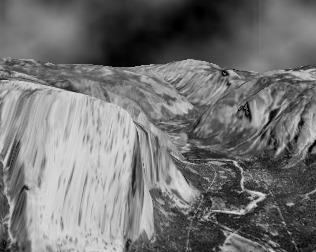
#> input picture Dense_Optical_Flow_Farneback/input/yosemite/yos02.tif, 316 x 252 px; the run also reads 1 picture not shown here
$ jupyter execute Dense_Optical_Flow_Farneback.ipynb
#> lines starting #> are read from the running program, lines starting #| are printed output that depends on the picture
### Dense_Optical_Flow_Farneback/my_utils.py
import numpy as np
import matplotlib.pyplot as plt


# [10 lines left out: function flow_to_color, not called in this run]


def visualize_polynomial_expansion(image, A, B, C, out_path=None):
    """Visualize polynomial expansion A, B and C associate to `image`.

    Args:
        image: (height, width, 3)
        A: (height, width, 2, 2)
        B: (height, width, 2)
        C: (height, width)
    """

    # Calculate eigenvalues for each 2x2 matrix in A
    eigenvalues = np.linalg.eigvals(A)
    # Sum of eigenvalues magnitude as a visualization metric
    eigen_A = np.sum(np.abs(eigenvalues), axis=-1)

    # B[..., 0] contains x components, B[..., 1] contains y components
    height, width, *_ = B.shape
    # Subsample the array by a factor of 25%
    subsample_ratio = 0.25
    subsampled_height = int(height * subsample_ratio)
    subsampled_width = int(width * subsample_ratio)
    subsampled_B = B[::4, ::4]  # Subsample 25% in both dimensions

    fig, ax = plt.subplots(nrows=2, ncols=2, figsize=(8, 8))
    fig.suptitle("Visualization of polynomial expansion")

    ax[0, 0].set_title("Image")
    ax[0, 0].imshow(image, aspect="equal")
    ax[0, 0].set_axis_off()

    ax[0, 1].set_title("Quadratic: A")
    ax[0, 1].imshow(eigen_A, cmap="hot", aspect="equal")
    ax[0, 1].set_axis_off()

    ax[1, 0].set_title("Linear: B")
    ax[1, 0].quiver(
        np.linspace(0, width, subsampled_width),
        np.linspace(height, 0, subsampled_height),
        subsampled_B[..., 0],
        subsampled_B[..., 1],
        angles="xy",
        scale_units="xy",
        scale=1,
    )
    ax[1, 0].set_xlim([0, width])  # Explicitly set x limits
    ax[1, 0].set_ylim([0, height])  # Explicitly set y limits
    ax[1, 0].set_aspect(
        "equal", adjustable="box"
    )  # Set aspect ratio for the quiver subplot
    ax[1, 0].set_axis_off()

    ax[1, 1].set_title("Constant: C")
    ax[1, 1].imshow(C, cmap="gray", aspect="equal")
    ax[1, 1].set_axis_off()

    fig.tight_layout()

    if out_path is not None:
        fig.savefig(out_path)
    else:
        plt.show()

### Dense_Optical_Flow_Farneback/Dense_Optical_Flow_Farneback.ipynb
# Dense Optical Flow with Gunnar Farnebäck's Algorithm

Dense optical flow identifies the movement of each pixel across a series of images. In
this notebook, I'll build Farnebäck's algorithm from the ground up.

**RULES:** As usual, **`OpenCV`** is banned in this repository.

**References:**

-   [1]
    [Polynomial Expansion for Orientation and Motion Estimation](https://www.ida.liu.se/ext/WITAS-ev/Computer_Vision_Technologies/PaperInfo/farneback02.html)

-   [2]
    [Two-Frame Motion Estimation Based on Polynomial Expansion](https://link.springer.com/chapter/10.1007/3-540-45103-X_50)

-   [3]
    [Optical Flow - Michael Black - MLSS 2013 Tübingen](https://www.youtube.com/watch?v=tIwpDuqJqcE)

-   [4]
    [ericPrince's Pure python implementation of Gunnar Farneback's optical flow algorithm](https://github.com/ericPrince/optical-flow)

**Important Note:** Although [2] is the most widely cited paper on Farnebäck's
algorithm, a thorough comprehension of the algorithm requires reading Gunnar Farnebäck's
complete thesis [1].

[cell 1]
import numpy as np
from scipy.ndimage import correlate1d
from functools import partial
import skimage
import my_utils

# np.set_printoptions(threshold=np.inf)

## Motivation

In the world of computer vision, tracking the displacement of pixels across consecutive
frames is usually based on two assumptions:

1. **Brightness Constancy:** It states that the brightness of a pixel remains constant
   between consecutive images, despite its movement to a new position. This idea is
   captured by the equation:

    $$
    I(x + u, y + v, t + 1) = I(x, y, t)
    $$

    Here, $u$ and $v$ represent the horizontal and vertical shifts in the pixel's
    position, illustrating that the pixel's intensity doesn't change as it moves.

2. **Spatial Smoothness:** It is based on the idea that neighboring pixels usually move
   in a similar fashion because they are likely part of the same surface. Surfaces tend
   to be smooth, implying that adjacent pixels will have comparable motion. This concept
   is summarized as follows:

    $$
    u_p = u_n \quad \text{and} \quad v_p = v_n, \quad \forall n \in G(p)
    $$

    It means that the movement of a pixel $p$ in both horizontal ($u$) and vertical
    ($v$) directions is similar to that of its neighboring pixel $n$, suggesting that
    optical flow changes smoothly across the image.

**Objective Function:**

Derived from these assumptions, we can define the objective functions as follow:

-   **Brightness Constancy:**

    $$
    E_D(u, v) = \sum (I(x + u, y + v, t + 1) - I(x, y, t))^2
    $$

    This equation emphasizes that deviations from brightness constancy are minimized,
    assuming the presence of Gaussian noise.

-   **Spatial Smoothness:**

    $$
    E_s(u, v) = \sum(u_p - u_n)^2 + \sum(v_p - v_n)^2, \quad \forall n \in G(p)
    $$

    This formula encourages smoothness by penalizing variations in the motion between a
    pixel and its neighbors.

**Solving the Equations**

The principle of brightness constancy implies that a pixel's intensity does not change
over time as it moves. This is mathematically represented as:

$$
I(x, y, t) = I(x + \Delta x, y + \Delta y, t + \Delta t)
$$

For slight movements ($\Delta x$, $\Delta y$, $\Delta t$), we can use the first-order
Taylor series expansion for image intensity $I$:

$$
I(x + \Delta x, y + \Delta y, t + \Delta t) \approx I(x, y, t) + \frac{\partial I}{\partial x} \Delta x + \frac{\partial I}{\partial y} \Delta y + \frac{\partial I}{\partial t} \Delta t
$$

By applying the brightness constancy condition and simplifying, we eliminate the term
$I(x, y, t)$ on both sides:

$$
I_x \Delta x + I_y \Delta y + I_t \Delta t = 0
$$

Dividing through by $\Delta t$ (assuming it is not zero) and using
$\Delta x / \Delta t = u$ and $\Delta y / \Delta t = v$ for velocity components, we
arrive at the optical flow constraint equation:

$$
I_x u + I_y v + I_t = 0
$$

## Polynomial Expansion for Orientation and Motion Estimation

Polynomial expansion fits polynomials to local pixel neighborhoods to approximate image
motion and structure as detailed in [1]. It uses quadratic, linear, and constant terms
(A, B, C) to describe local image structure and motion:

-   **Quadratic Term (A):** Represents the curvature of the image intensity surface,
    indicating the geometric structure like edges or flat areas. High values signal
    significant curvature or rapid intensity changes.

-   **Linear Term (B):** Represents the gradient at each pixel, showing the direction
    and magnitude of the most substantial intensity change, crucial for identifying
    motion direction and feature orientation.

-   **Constant Term (C):** Represents the average intensity in a pixel's neighborhood,
    indicating the area's overall brightness or darkness without detailing structure or
    motion.

### Signal, Certainty, and Applicability

The signal $f$ and its local approximation $\hat{f}$, a finite-dimensional vector in
$C^n$, reflect the signal within a specific neighborhood, represented as an $n \times 1$
column vector.

**Certainty** is the confidence in signal values, indicated by non-negative real
numbers. The field of certainty is $c$, with $\hat{c}$ as the $n \times 1$ vector for
local certainty levels.

**Applicability** defines the relevance of basis functions within the neighborhood,
expressed as non-negative values in an $n \times 1$ vector, $a$. Unlike certainty,
applicability focuses on the significance of each point, with non-zero values indicating
relevance. While intuitively applicability might range between $[0, 1]$, no such
restriction is necessary, as the scale of these values doesn't impact their relevance.

For generating applicability and certainty specifics, see Section 3.10, Section 4.2 and
Section 4.3 of [1]. The functions `generate_applicability` and `generate_certainty`
detail their implementation.

[cell 2]
def generate_applicability(sigma):
    """Calculate 1D Gaussian applicability kernel."""
    n = int(4 * sigma + 1)  # Capture significant parts of the Gaussian distribution
    x = np.arange(-n, n + 1)
    applicability = np.exp(-(x**2) / (2 * sigma**2))
    return x, applicability


def generate_certainty(height, width, denominator=5):
    """should it be gaussion or linear"""
    kernel = np.minimum(
        1,
        1 / denominator * np.minimum(np.arange(height)[:, None], np.arange(width)),
    )
    kernel = np.minimum(
        kernel,
        1
        / denominator
        * np.minimum(
            height - 1 - np.arange(height)[:, None],
            width - 1 - np.arange(width),
        ),
    )
    return kernel

### Separable Correlation

Separable correlation is a technique that enhances computational efficiency in signal
processing and image analysis by simplifying correlation operations, especially with
large filters. It involves decomposing a two-dimensional kernel into two orthogonal
one-dimensional kernels, allowing two-dimensional correlation to be performed as two
separate one-dimensional processes: first across rows, then down columns, or vice versa.

Mathematically, if a two-dimensional kernel $H$ can be expressed as the outer product of
two one-dimensional vectors $u$ and $v$:

$$
H = u \otimes v
$$

then the kernel is separable. For an input signal or image $I$, the two-dimensional
correlation with a separable kernel $H$ occurs in two phases:

1. **Horizontal Pass:** Apply one-dimensional kernel $u$ across each row of $I$.
2. **Vertical Pass:** Apply one-dimensional kernel $v$ down each column of the
   horizontal pass result.

### Defining `poly_exp`

To construct the polynomial expansion function `poly_exp`, we follow the guidelines of
Chapter 4 in [1]. The process is divided into four main parts:

-   **Initialization and Applicability Generation:** Detailed on Section 4.3, this step
    involves setting up the initial conditions and generating the applicability matrix
    based on $\sigma$.

-   **Calculation of Polynomial Coefficients `b`:** As described in Section 4.3, this
    involves calculating the polynomial expansion coefficients for horizontal
    (x-direction) and vertical (y-direction) correlations separately. This step also
    includes multiplying the certainty map with the image signal to prioritize signal
    values based on their certainty.

-   **Cross-Correlation and Polynomial Parameters Calculation:** Utilizes matrices `G`
    and `v` to solve for `r` using Equation (4.9), where $r = G^{-1}v$. Here, `r`
    represents the parameters of the second-order polynomial modeling the signal `f`.

-   **Final Polynomial Terms Extraction:** Based on Equation (4.3), the quadratic (`A`),
    linear (`B`), and constant (`C`) terms of the polynomial are derived, respectively.

Finally, the dimensions of the coefficients and residual error calculation are
summarized as follows:

-   Coefficient `b`: (n, n, 6)
-   Parameters `r`: (f, f, 6)
-   Signal `f`: (f, f)
-   Residual error $e$ is calculated as $\|b \cdot r - f\|_W$, as shown in equation
    3.19.

[cell 3]
def poly_exp(f, certainty, sigma):
    # Initialization and Applicability Generation
    height, width = f.shape
    x, applicability = generate_applicability(sigma)

    # Calculation of Polynomial Coefficients `b`
    bx = np.stack(
        [
            np.ones(applicability.shape),
            x,
            np.ones(applicability.shape),
            x**2,
            np.ones(applicability.shape),
            x,
        ],
        axis=-1,
    )  # (n, 6)
    by = np.stack(
        [
            np.ones(applicability.shape),
            np.ones(applicability.shape),
            x,
            np.ones(applicability.shape),
            x**2,
            x,
        ],
        axis=-1,
    )  # (n, 6)

    # Pre-calculate product of certainty and signal
    cf = certainty * f

    # Cross-Correlation and Polynomial Parameters Calculation
    G = np.empty(list(f.shape) + [bx.shape[-1]] * 2)  # (height, width, 6, 6)
    v = np.empty(list(f.shape) + [bx.shape[-1]])  # (height, width, 6)

    # Apply separable cross-correlations
    # Pre-calculate quantities.
    ab = np.einsum("i,ij->ij", applicability, bx)
    abb = np.einsum("ij,ik->ijk", ab, bx)
    # Calculate G and v for each pixel with cross-correlation
    for i in range(bx.shape[-1]):
        for j in range(bx.shape[-1]):
            G[..., i, j] = correlate1d(
                certainty, abb[..., i, j], axis=0, mode="constant", cval=0
            )

        v[..., i] = correlate1d(cf, ab[..., i], axis=0, mode="constant", cval=0)

    # Pre-calculate quantities.
    ab = np.einsum("i,ij->ij", applicability, by)
    abb = np.einsum("ij,ik->ijk", ab, by)
    # Calculate G and v for each pixel with cross-correlation
    for i in range(bx.shape[-1]):
        for j in range(bx.shape[-1]):
            G[..., i, j] = correlate1d(
                G[..., i, j], abb[..., i, j], axis=1, mode="constant", cval=0
            )

        v[..., i] = correlate1d(v[..., i], ab[..., i], axis=1, mode="constant", cval=0)

    # Solve r for each pixel
    r = np.linalg.solve(G, v)

    # Final Polynomial Terms Extraction
    # Quadratic term
    A = np.empty(list(f.shape) + [2, 2])
    A[..., 0, 0] = r[..., 3]
    A[..., 0, 1] = r[..., 5] / 2
    A[..., 1, 0] = A[..., 0, 1]
    A[..., 1, 1] = r[..., 4]

    # Linear term
    B = np.empty(list(f.shape) + [2])
    B[..., 0] = r[..., 1]
    B[..., 1] = r[..., 2]

    # constant term
    C = r[..., 0]

    return A, B, C

After defining the polynomial expansion function `poly_exp`, we can visualize the terms
`A`, `B`, and `C` as follows. The quadratic term `A` captures the even part of the
signal, while the linear term `B` encapsulates the odd part. Meanwhile, `C` reflects
variations in the local differential convolution level.

[cell 4]
import cv2

img = cv2.imread("input/yosemite/yos02.tif")
#> img is the input picture: shape (252, 316, 3); min 0, max 220, mean 115.3
gray = cv2.cvtColor(img, cv2.COLOR_BGR2GRAY)
print("img:", img.shape, img.dtype, img.min(), img.max())
#| img: (252, 316, 3) uint8 0 220
# TODO: Use float64 should also work. Input image should be floating point.
# gray = gray.astype(np.float64)
# gray /= 255
print(f"gray: {gray.shape}, {gray.dtype}, {gray.min()}, {gray.max()}")
#| gray: (252, 316), uint8, 0, 220

height, width, *_ = img.shape
certainty = generate_certainty(height, width, denominator=5)
print(f"certainty: {certainty.shape}, {certainty.dtype}, {certainty.min()}, {certainty.max()}")
#| certainty: (252, 316), float64, 0.0, 1.0
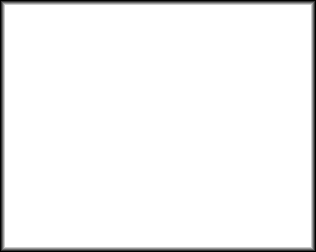
#> certainty: shape (252, 316) float64; min 0, max 1, mean 0.958

A, B, C = poly_exp(f=gray, certainty=certainty, sigma=4)
#> in poly_exp, `cf = certainty * f`:
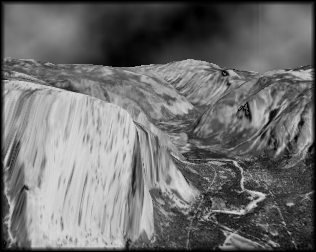
#> cf: shape (252, 316) float64; min 0, max 220, mean 111.2
#> in poly_exp, `C = r[..., 0]`:
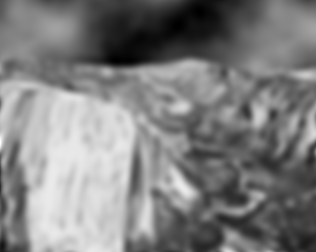
#> C: shape (252, 316) float64; min -0.455, max 230.3, mean 115.3; drawn with min black and max white
print("A:", A.shape)
#| A: (252, 316, 2, 2)
print("B:", B.shape)
#| B: (252, 316, 2)
print("C:", C.shape)
#| C: (252, 316)

my_utils.visualize_polynomial_expansion(
    img, A, B, C, out_path="./output/polynomial_expansion.png"
)
#> in visualize_polynomial_expansion, `eigen_A = np.sum(np.abs(eigenvalues), axis=-1)`:
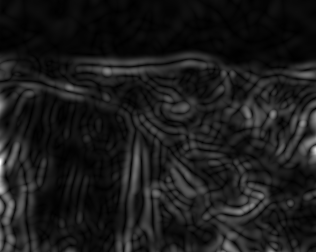
#> eigen_A: shape (252, 316) float64; min 0.00355, max 3.54, mean 0.378; drawn with min black and max white
#> (the rest of the program and of its run is left out)
